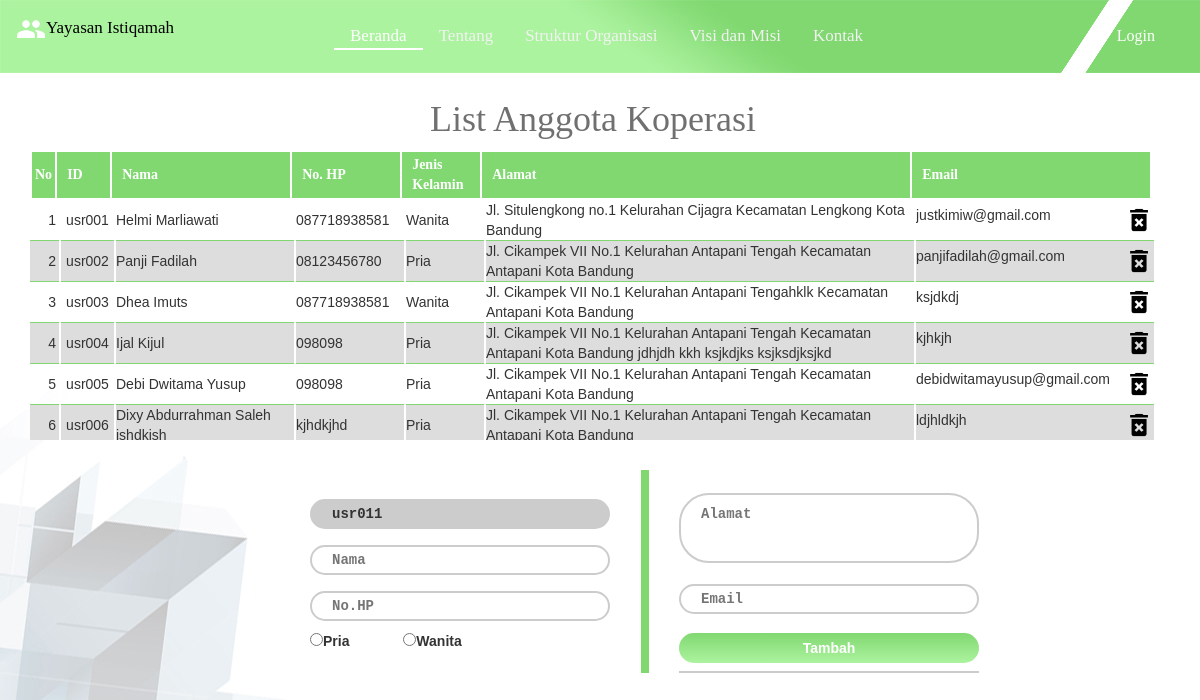
The app's page /listAnggotaAdmin.php, older data.
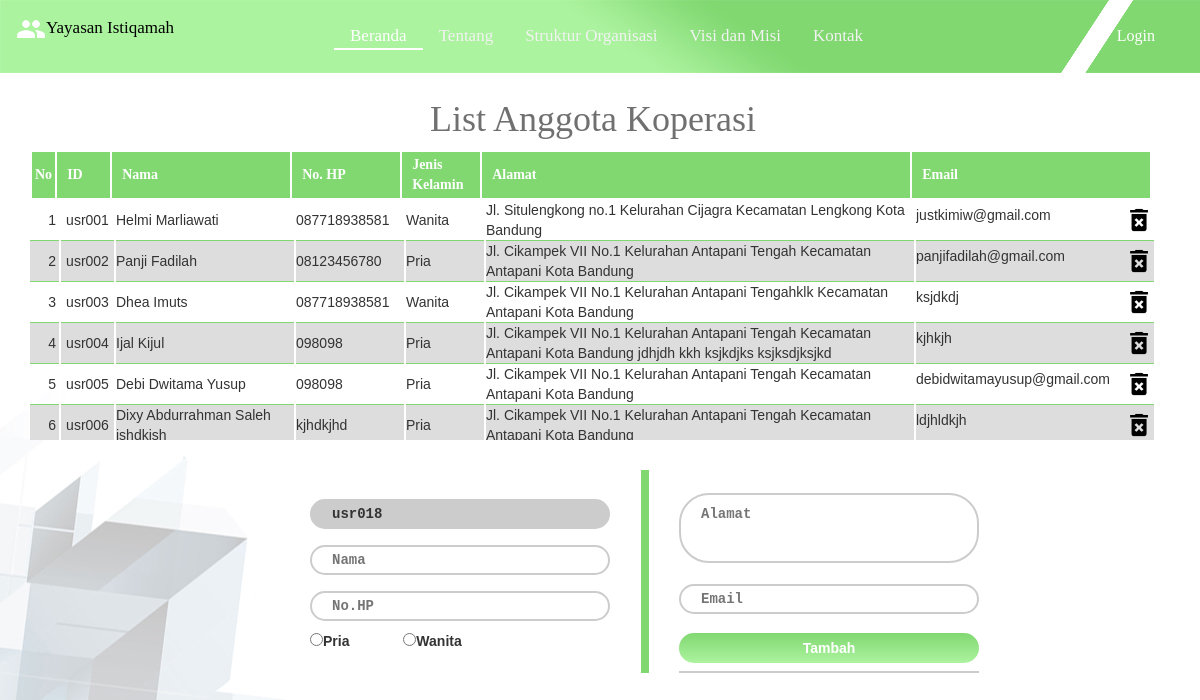
The same page, newer data.
### tables this page shows
CREATE TABLE IF NOT EXISTS `anggota` (
  `id_anggota` varchar(10) NOT NULL,
  `nama` varchar(50) DEFAULT NULL,
  `no_hp` varchar(13) DEFAULT NULL,
  `gender` enum('Pria','Wanita') DEFAULT NULL,
  `alamat` text,
  `email` varchar(26) DEFAULT NULL,
  `password` varchar(25) DEFAULT NULL,
  PRIMARY KEY (`id_anggota`)
);

### listAnggotaAdmin.php (the view, shortened to what the changed rows need)
<!DOCTYPE html>
<html>
<head>
	<link rel="stylesheet" href="assets/css/styleTable.css" type="text/css">
	<link rel="stylesheet" href="assets/css/bootstrap.css">
</head>
<?php
	$p = isset($_GET['p']) ? $_GET['p'] : '';
    switch($p)
    {
     default :
?>
<body class="mainBody">
	<?php
		include 'headerAdmin.php';
		include 'logout.php';
	?>
	<h1 class="judulTabel">List Anggota Koperasi</h1>
	<div class="container">
	  		<table class="main">
	  			<thead>
				  <tr class="main">
				    <th class="no">No</th>
				    <th class="id">ID</th>
				    <th class="nama">Nama</th>
				    <th class="noHP">No. HP</th>
				    <th class="jk">Jenis Kelamin</th>
				    <th class="alamat">Alamat</th>
				    <th class="email">Email</th>
				  </tr>
				</thead>
			</table>
			<div style="overflow: auto;height: 240px;">
				<table class="main css-serial" id="listAnggota">
					<tbody style="overflow: auto;height: 240px;">
						 <?php
						 	$link = mysqli_connect("localhost", "root", "", "koperasi");
							$result = mysqli_query($link,"SELECT * FROM anggota");
						 	while	($row = mysqli_fetch_array($result,MYSQLI_ASSOC)){
						 		echo "
						 				<tr class=\"main\">
						 					<td id=\"noList\" class=\"no\"><a class=\"link\" href=\"listAnggotaAdmin.php?id_anggota=$row[id_anggota]\"></a></td>
						 					<td class=\"id\">$row[id_anggota]</td>
						 					<td class=\"nama\">$row[nama]</td>
						 					<td class=\"noHP\">$row[no_hp]</td>
						 					<td class=\"jk\">$row[gender]</td>
						 					<td class=\"alamat\">$row[alamat]</td>
						 					<td class=\"email\">$row[email]<span style=\"float:right;\"> <a href=\"controller/listController.php?p=hapus&id_anggota=$row[id_anggota]\" onClick=\"return confirm('Anda yakin ingin menghapus data?')\"> <img style=\"height:30px;\" src=\"assets/img/delete.png\"> </a> </span> </td>
						 				</tr>
						 		";
						 	}
						 ?>
				 	</tbody>
				 </table>
			</div>
			<?php
			if (isset($_GET['id_anggota'])) {
				$idid = $_GET['id_anggota'];
				$link = mysqli_connect("localhost", "root", "", "koperasi");
				$sqlEd = mysqli_query($link,"SELECT * FROM anggota WHERE id_anggota='$idid'");
				if($data = mysqli_fetch_array($sqlEd, MYSQLI_ASSOC))
					{
						$id = $data['id_anggota'];
						$nama = $data['nama'];
						$noHP = $data['no_hp'];
						$alamat = $data['alamat'];
						$gender = $data['gender'];
						$email = $data['email'];
			?>
	<form action="controller/listController.php" method="post">
		<table class="form" id="formAnggota">
			<tr>
				<th class="form1">
					<input class="ids" type="text" placeholder="ID" name="id_anggota" value="<?php echo "$id"?>" readonly="true" required>
				    <br>
				    <input id="namas" type="text" placeholder="Nama" name="nama" value="<?php echo "$nama"?>" required>
				    <br>
				    <input type="text" placeholder="No.HP" name="no_hp" value="<?php echo "$noHP"?>" required>
				    <br>
				    <?php
				    if ($gender == "Pria"){
				    	echo "
				    <input type=\"radio\" name=\"gender\" value=\"Pria\" checked>Pria </input> <span style=\"padding-left: 50px\">
				    <input type=\"radio\" name=\"gender\" value=\"Wanita\">Wanita</input></span>";
					}else{
						echo "
				    <input type=\"radio\" name=\"gender\" value=\"Pria\">Pria </input> <span style=\"padding-left: 50px\">
				    <input type=\"radio\" name=\"gender\" value=\"Wanita\" checked>Wanita</input></span>";
					}
				    ?>
				<br>
				</th>
				<th class="form2">
				    <textarea class="alamat" name="alamat" placeholder="Alamat" required>
<?php echo "$alamat"?></textarea>
				    <br>
				    <input type="text" placeholder="Email" name="email" value="<?php echo "$email"?>" required>
				    <br>
				    <div class="divBtnTambahListAnggota">
				    	<button id="btnUbah" type="submit" name="Update">Ubah</button>
				    </div>
				</th>
			</tr>
		</table>
	</form>
					<a href="listAnggotaAdmin.php"><button id="btnCancel">Batal Ubah</button></a>
	<?php
}
}else{ ?>
	<form action="controller/listController.php" method="post">
		<table class="form">
			<tr>
				<th class="form1">
				<?php
					$link = mysqli_connect("localhost", "root", "", "koperasi");
					$sqlEd = mysqli_query($link,"select id_anggota from anggota order by id_anggota desc limit 1;");
					$dataID = mysqli_fetch_array($sqlEd, MYSQLI_ASSOC);
					$splitID = $dataID['id_anggota'];
					$trimmed= trim($splitID,"usr");
					$summed = $trimmed + 1;
					$length = strlen($summed);
					if ($length == 1) {
						echo "<input class=\"ids\" type=\"text\" placeholder=\"ID\" name=\"id_anggota\" value=\"usr00$summed\" readonly=\"true\" required>";
					}
					elseif ($length == 2) {
						echo "<input class=\"ids\" type=\"text\" placeholder=\"ID\" name=\"id_anggota\" value=\"usr0$summed\" readonly=\"true\" required>";
					}
					elseif ($length == 3) {
						echo "<input class=\"ids\" type=\"text\" placeholder=\"ID\" name=\"id_anggota\" value=\"usr$summed\" readonly=\"true\" required>";
					}
				?>
				    <br>
				    <input id="namas" type="text" placeholder="Nama" name="nama" required>
				    <br>
				    <input type="text" placeholder="No.HP" name="no_hp" required>
				    <br>
				    <input type="radio" name="gender" value="Pria">Pria </input> <span style="padding-left: 50px">
				    <input type="radio" name="gender" value="Wanita">Wanita</input></span>
				</th>
				<th class="form2">
				    <textarea class="alamat" name="alamat" placeholder="Alamat" required></textarea>
				    <br>
				    <input type="text" placeholder="Email" name="email" required>
				    <br>
				    <div class="divBtnTambahListAnggota">
				    	<button id="btnUbah" type="submit" name="submit" value="Submit">Tambah</button>
				    </div>
				</th>
			</tr>
		</table>
	</form>
	<?php
}
?>
	</div>
</body>
<?php
	break;
?>
<?php
}
?>
</html>

### headerAdmin.php (shortened to what the changed rows need)
<!DOCTYPE html>
<html>
<head>
</head>
<body>
<div class="topnav">
<a href=""><img src="assets/img/listAnggota.png" style="width: 30px;">Yayasan Istiqamah</a>
	<div id="menu">
	  <a class="active" href="homeAdmin.php">Beranda</a>
	  <a href="#news">Tentang</a>
	  <a href="#contact">Struktur Organisasi</a>
	  <a href="#about">Visi dan Misi</a>
	  <a href="#about">Kontak</a>
	</div>
</div>
</body>
</html>

Row changes from the older to the newer data that the page shows:
no longer on this page (row unchanged): anggota: id_anggota "usr011"
added anggota: id_anggota "usr018"
